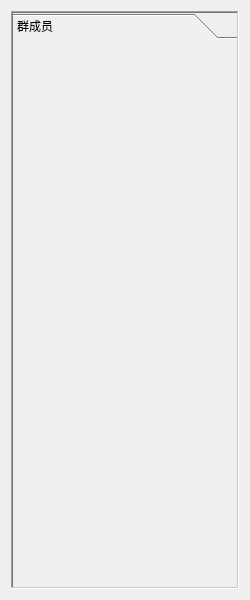
<?xml version="1.0" encoding="UTF-8"?>
<ui version="4.0">
 <class>DialoList</class>
 <widget class="QWidget" name="DialoList">
  <property name="geometry">
   <rect>
    <x>0</x>
    <y>0</y>
    <width>250</width>
    <height>600</height>
   </rect>
  </property>
  <property name="windowTitle">
   <string>Form</string>
  </property>
  <property name="autoFillBackground">
   <bool>true</bool>
  </property>
  <layout class="QGridLayout" name="gridLayout">
   <item row="0" column="0">
    <widget class="QToolBox" name="toolBox">
     <property name="frameShape">
      <enum>QFrame::WinPanel</enum>
     </property>
     <property name="frameShadow">
      <enum>QFrame::Sunken</enum>
     </property>
     <property name="currentIndex">
      <number>0</number>
     </property>
     <widget class="QWidget" name="widget">
      <property name="geometry">
       <rect>
        <x>0</x>
        <y>0</y>
        <width>234</width>
        <height>563</height>
       </rect>
      </property>
      <attribute name="label">
       <string>群成员</string>
      </attribute>
      <layout class="QFormLayout" name="vLayout">
       <property name="horizontalSpacing">
        <number>0</number>
       </property>
       <property name="verticalSpacing">
        <number>0</number>
       </property>
       <property name="leftMargin">
        <number>1</number>
       </property>
       <property name="topMargin">
        <number>0</number>
       </property>
       <property name="rightMargin">
        <number>0</number>
       </property>
       <property name="bottomMargin">
        <number>0</number>
       </property>
      </layout>
     </widget>
    </widget>
   </item>
  </layout>
 </widget>
 <resources/>
 <connections/>
</ui>
